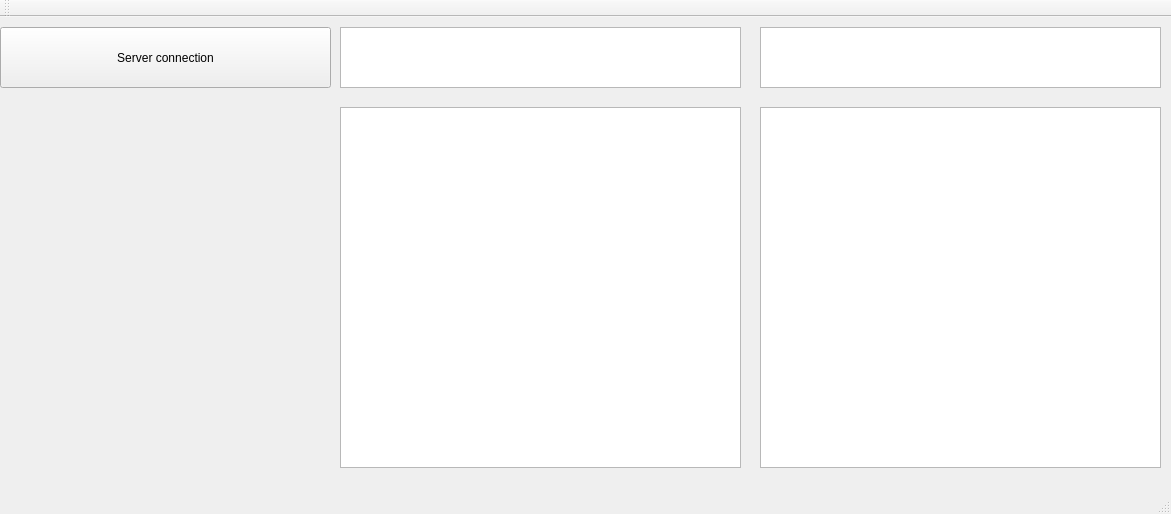
<?xml version="1.0" encoding="UTF-8"?>
<ui version="4.0">
 <class>MainWindow</class>
 <widget class="QMainWindow" name="MainWindow">
  <property name="geometry">
   <rect>
    <x>0</x>
    <y>0</y>
    <width>1171</width>
    <height>514</height>
   </rect>
  </property>
  <property name="windowTitle">
   <string>MainWindow</string>
  </property>
  <widget class="QWidget" name="centralWidget">
   <widget class="QPushButton" name="pushButton">
    <property name="geometry">
     <rect>
      <x>0</x>
      <y>10</y>
      <width>331</width>
      <height>61</height>
     </rect>
    </property>
    <property name="text">
     <string>Server connection</string>
    </property>
   </widget>
   <widget class="QGraphicsView" name="graphicsView">
    <property name="geometry">
     <rect>
      <x>760</x>
      <y>90</y>
      <width>401</width>
      <height>361</height>
     </rect>
    </property>
   </widget>
   <widget class="QGraphicsView" name="graphicsView_2">
    <property name="geometry">
     <rect>
      <x>340</x>
      <y>90</y>
      <width>401</width>
      <height>361</height>
     </rect>
    </property>
   </widget>
   <widget class="QGraphicsView" name="graphicsView_3">
    <property name="geometry">
     <rect>
      <x>760</x>
      <y>10</y>
      <width>401</width>
      <height>61</height>
     </rect>
    </property>
   </widget>
   <widget class="QGraphicsView" name="graphicsView_4">
    <property name="geometry">
     <rect>
      <x>340</x>
      <y>10</y>
      <width>401</width>
      <height>61</height>
     </rect>
    </property>
   </widget>
  </widget>
  <widget class="QMenuBar" name="menuBar">
   <property name="geometry">
    <rect>
     <x>0</x>
     <y>0</y>
     <width>1171</width>
     <height>21</height>
    </rect>
   </property>
  </widget>
  <widget class="QToolBar" name="mainToolBar">
   <attribute name="toolBarArea">
    <enum>TopToolBarArea</enum>
   </attribute>
   <attribute name="toolBarBreak">
    <bool>false</bool>
   </attribute>
  </widget>
  <widget class="QStatusBar" name="statusBar"/>
 </widget>
 <layoutdefault spacing="6" margin="11"/>
 <resources/>
 <connections/>
</ui>
